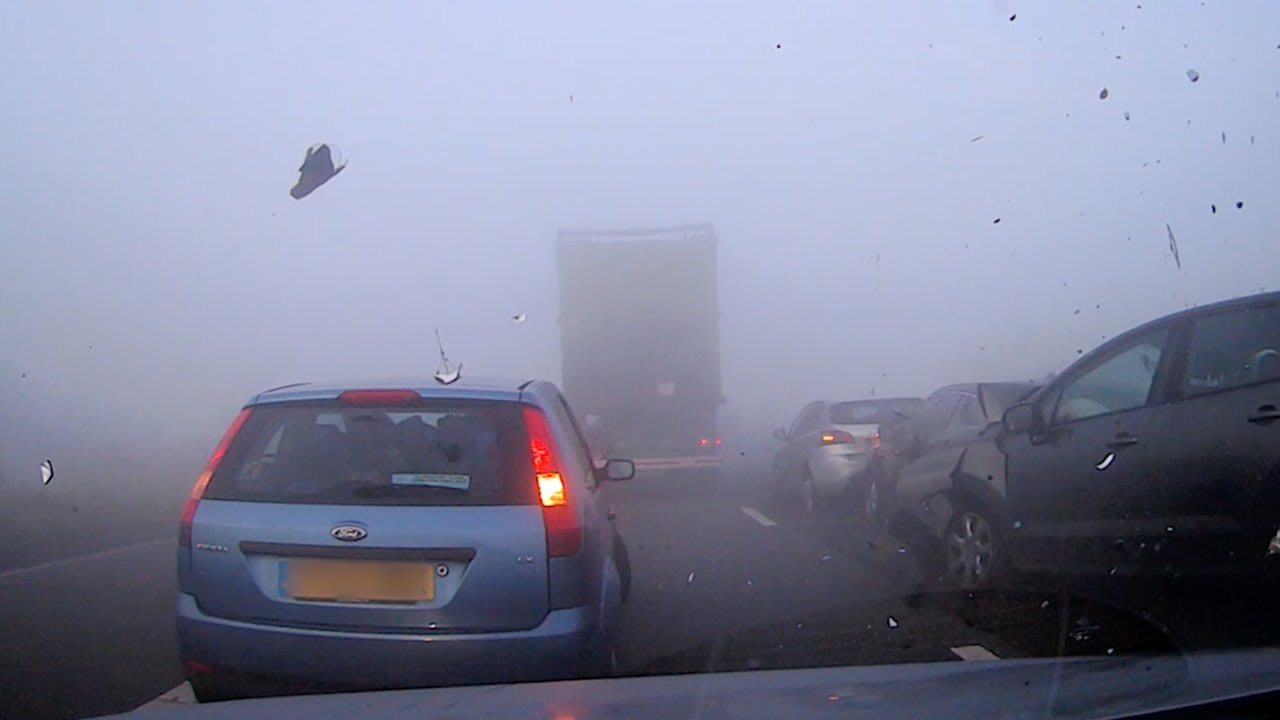
#> input picture Week_03_Scene_Enhancement/Images/fog.jpg, 1280 x 720 px, found by its file name
$ jupyter execute LAB_03_Scene_enhancement.ipynb
#> lines starting #> are read from the running program, lines starting #| are printed output that depends on the picture
# AICL 3605 - Computer Vision Lab
**Author:** Muhammad Haroon
**Registration Number:** 23108124
**Lab Session:** LAB 03: Scene enhancement using point processing techniques (Contrast enhancement SPTAIS)

**1. Contrast stretching**

[cell 1]
import cv2
import numpy as np
import matplotlib.pyplot as plt
from google.colab import files

[cell 2]
uploaded = files.upload()
#> the answer given: fog.jpg
img_path= next(iter(uploaded))
img = cv2.imread(img_path,cv2.IMREAD_GRAYSCALE)
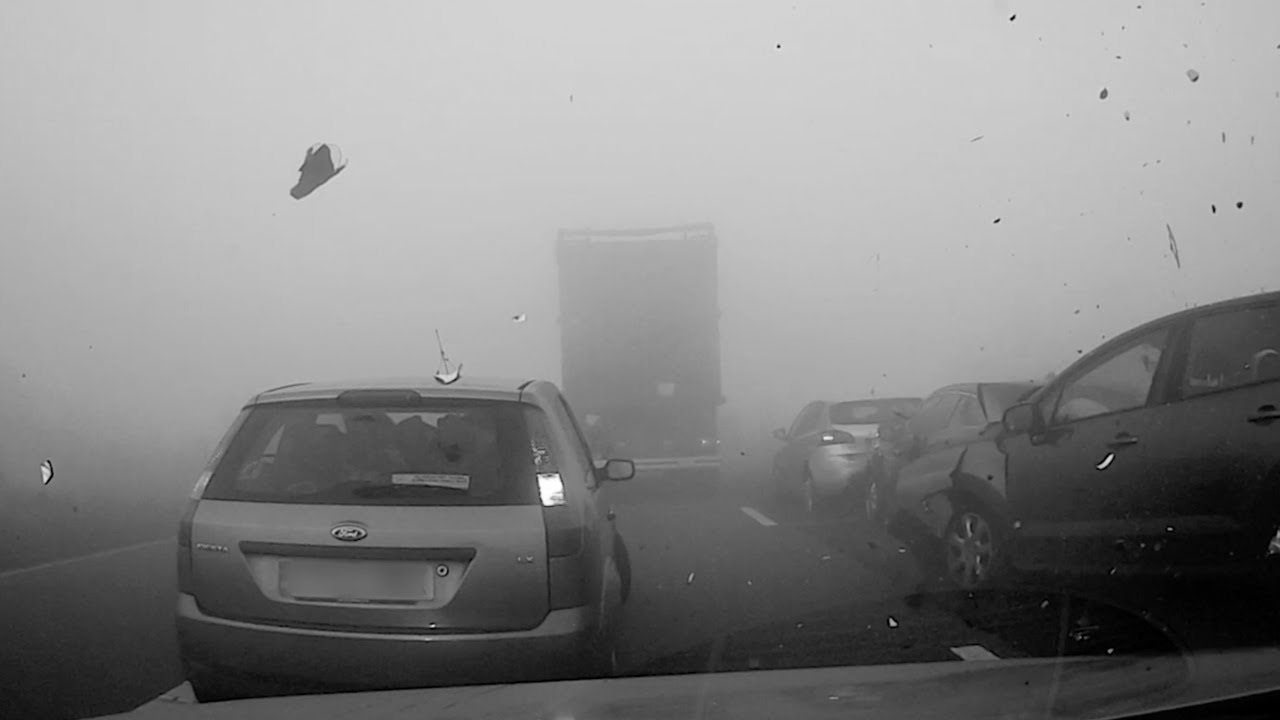
#> img: shape (720, 1280); min 0, max 255, mean 134.1

[cell 3]
min_val =np.min(img)
#> min_val = 0
max_val =np.max(img)
#> max_val = 255
stretched=((img-min_val)/(max_val-min_val))*255
stretched=stretched.astype(np.uint8)

[cell 4]
plt.figure(figsize=(10, 4))
plt.subplot(1, 2, 1)
plt.title("Original Image")
plt.imshow(img, cmap='gray')
plt.axis('off')
plt.subplot(1, 2, 2)
plt.title("Contrast Stretched")
plt.imshow(stretched, cmap='gray')
plt.axis('off')

plt.tight_layout()
plt.show()

[cell 5]
cv2.imwrite("contrasted_stretched.jpg",stretched)
files.download("contrasted_stretched.jpg")

**2. Histogram Equalization**

[cell 6]
print("Upload a grayscale image (e.g., .jpg, .png):")
uploaded = files.upload()
#> the answer given: page writting.jpg
image_path = list(uploaded.keys())[0]

# Step 2: Read the image in grayscale
img = cv2.imread(image_path, cv2.IMREAD_GRAYSCALE)
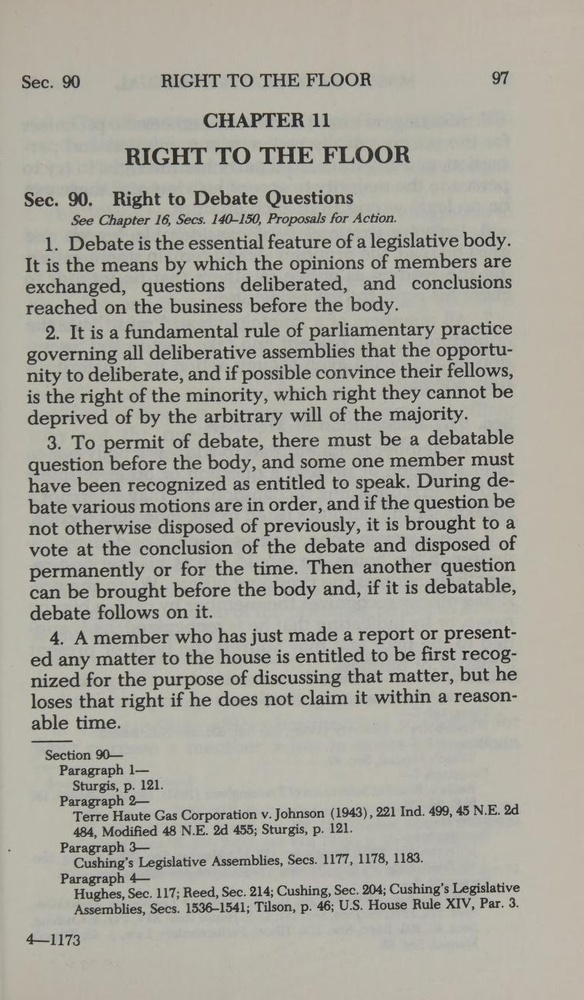
#> input picture Week_03_Scene_Enhancement/Images/page writting.jpg, 584 x 1000 px, shrunk from 759 x 1299 before the run, found by its file name
#> img: shape (1000, 584); min 13, max 210, mean 165.7

[cell 7]
equalized =cv2.equalizeHist(img)
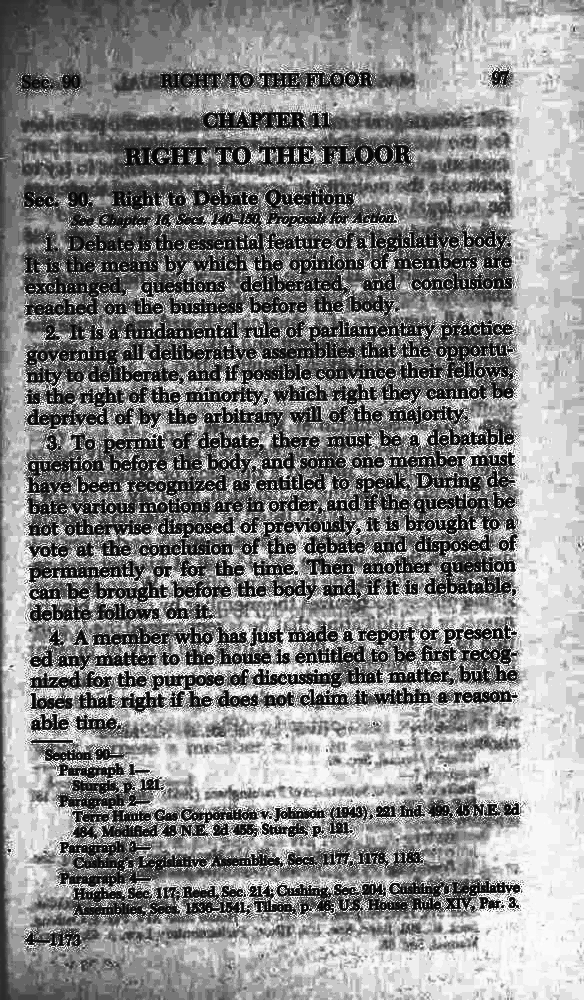
#> equalized: shape (1000, 584); min 0, max 255, mean 134.1

[cell 8]
plt.figure(figsize=(12, 5))

plt.subplot(2, 2, 1)
plt.imshow(img, cmap='gray')
plt.title("Original Image")
plt.axis('off')

plt.subplot(2, 2, 2)
plt.imshow(equalized, cmap='gray')
plt.title("Equalized Image")
plt.axis('off')

plt.subplot(2, 2, 3)
plt.hist(img.ravel(), 256, [0,256])
plt.title("Original Histogram")

plt.subplot(2, 2, 4)
plt.hist(equalized.ravel(), 256, [0,256])
plt.title("Equalized Histogram")

plt.tight_layout()
plt.show()
#> figure, not shown here; panel 3: tallest bar 54217 high, from x = 183 to 184; panel 4: tallest bar 54217 high, from x = 224 to 225

**3. Gamma Correction**

[cell 9]
uploaded = files.upload()
#> the answer given: page writting.jpg
image_path = list(uploaded.keys())[0]

[cell 10]
img=cv2.imread(image_path)
#> img is the input picture: shape (1000, 584, 3); mean B, G, R 156.4, 166.1, 168.5
img_gray =cv2.cvtColor(img, cv2.COLOR_BGR2GRAY)

[cell 11]
gamma = 2.2
gamma_corrected = np.array(255* (img_gray/255) **gamma, dtype ='uint8')

[cell 12]
plt.figure(figsize=(10, 4))
plt.subplot(1, 2, 1)
plt.imshow(img_gray, cmap='gray')
plt.title("Original Image")
plt.axis('off')
plt.subplot(1, 2, 2)
plt.imshow(gamma_corrected, cmap='gray')
plt.title(f"Gamma Corrected (y={gamma})")
plt.axis('off')
plt.tight_layout()
plt.show()

**Case Study: Medical Imaging**
A radiology department receives low-contrast chest and bone X-rays captured with suboptimal
exposure. These images make it difficult to differentiate between bone, soft tissue, and possible
pathological regions (e.g., fractures or lung lesions).

Objective:

Enhance contrast using histogram equalization to help radiologists spot tissue boundaries and
anomalies more clearly.

[cell 13]
uploaded= files.upload()
#> the answer given: page writting.jpg
path = list(uploaded.keys())[0]

[cell 14]
img =cv2.imread(path,cv2.IMREAD_GRAYSCALE)
equalized = cv2.equalizeHist(img)

[cell 15]
plt.figure(figsize=(12,4))
plt.subplot(1,3,1)
plt.imshow(img, cmap='gray'); plt.title("Original X-Ray"); plt.axis('off')
plt.subplot(1,3,2)
plt.imshow(equalized, cmap='gray'); plt.title("Equalized X-Ray"); plt.axis('off')

plt.subplot(1,3,3)
plt.hist(equalized.ravel(),256,[0,256])
plt.title("Equalized Histogram")
plt.tight_layout()
plt.show()
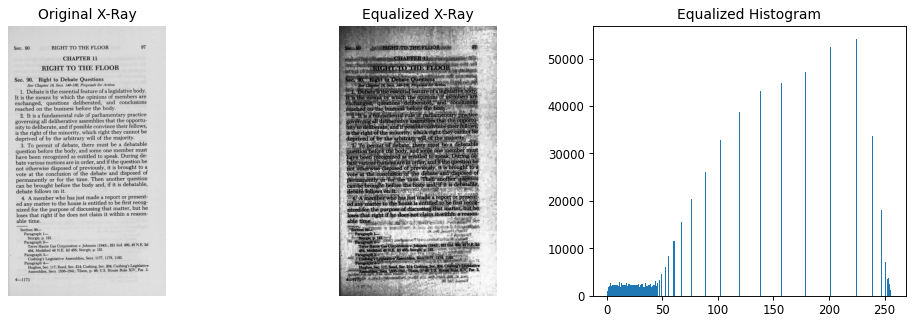
#> figure drawn by matplotlib, 3 panels; panel 3: tallest bar 54217 high, from x = 224 to 225

**Case Study: Satellite Image Enhancement**
A remote sensing team is analyzing satellite images taken under hazy or overcast conditions. The
images have poor contrast, obscuring features such as water bodies, vegetation, roads, and farmland
boundaries.

Objective:

Apply gamma correction and histogram equalization to enhance visibility of terrain and land cover
details.

[cell 16]
uploaded=files.upload()
#> the answer given: page writting.jpg
path=list(uploaded.keys())[0]

[cell 17]
img = cv2.imread(path)
gray=cv2.cvtColor(img,cv2.COLOR_BGR2GRAY)
equalized=cv2.equalizeHist(gray)
gamma =0.5
gamma_corr= np.array(255 *(gray/255)** gamma,dtype='uint8')

[cell 18]
plt.figure(figsize=(15,5))
plt.subplot(1,3,1)
plt.imshow(gray, cmap='gray'); plt.title("Original Gray"); plt.axis('off')

plt.subplot(1,3,2)
plt.imshow(equalized, cmap='gray'); plt.title("Histogram Equalized"); plt.axis('off')

plt.subplot(1,3,3)
plt.imshow(gamma_corr, cmap='gray'); plt.title(f"Gamma Corrected (γ={gamma})"); plt.axis('off')

plt.tight_layout()
plt.show()

**Case Study 3 Surveillance Video Processing**
A security surveillance system captured nighttime video footage where facial details and features are
obscured by low light. These frames make it hard for facial recognition software (and human operators)
to identify subjects.

Objective:

Use histogram equalization to enhance contrast in grayscale video frames, making facial features and
edges more distinct.

[cell 19]
uploaded = files.upload()
#> the answer given: page writting.jpg
path =list(uploaded.keys())[0]

img= cv2.imread(path,cv2.IMREAD_GRAYSCALE)
equalized =cv2.equalizeHist(img)

[cell 20]
plt.figure(figsize=(10,4))
plt.subplot(1,2,1)
plt.imshow(img, cmap='gray'); plt.title("Low-Light Frame"); plt.axis('off')

plt.subplot(1,2,2)
plt.imshow(equalized, cmap='gray'); plt.title("Equalized Frame"); plt.axis('off')

plt.tight_layout()
plt.show()

**Case Study : Document Image Enhancement (OCR Preparation)**
An archival digitization project involves scanning hundreds of old, low-quality paper documents.
These scanned documents have poor contrast, faded ink, and uneven lighting, which reduces the
accuracy of OCR (Optical Character Recognition) systems.

Objective:

Use adaptive histogram equalization (CLAHE) to enhance contrast locally and prepare the images
for better OCR results.

[cell 21]
uploaded = files.upload()
#> the answer given: page writting.jpg
path = list(uploaded.keys())[0]

[cell 22]
img = cv2.imread(path)
gray = cv2.cvtColor(img, cv2.COLOR_BGR2GRAY)

[cell 23]
clahe = cv2.createCLAHE(clipLimit=2.0, tileGridSize=(8, 8))

[cell 24]
enhanced = clahe.apply(gray)
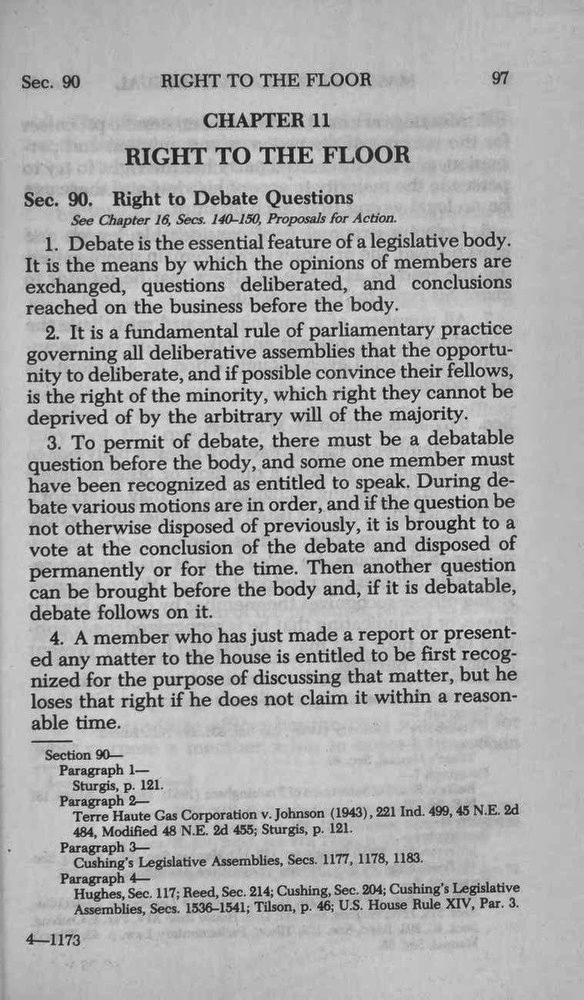
#> enhanced: shape (1000, 584); min 8, max 230, mean 170.8

[cell 25]
plt.figure(figsize=(10, 4))
plt.subplot(1, 2, 1)
plt.imshow(gray, cmap='gray'); plt.title("Original Scan"); plt.axis('off')

plt.subplot(1, 2, 2)
plt.imshow(enhanced, cmap='gray'); plt.title("CLAHE Enhanced"); plt.axis('off')
plt.tight_layout()
plt.show()

**Case Study 5: Foggy Road Image Enhancement for Driver Assistance**
An automotive AI system receives input from a dashcam driving in foggy or rainy conditions. Road
signs, lane markings, and pedestrians are barely visible due to low visibility and reduced contrast.

Objective:

Apply contrast stretching (min-max normalization) to improve visibility of objects in foggy images
for better perception and driver assistance.

[cell 26]
uploaded = files.upload()
#> the answer given: page writting.jpg
path = list(uploaded.keys())[0]

[cell 27]
img = cv2.imread(path)
gray = cv2.cvtColor(img, cv2.COLOR_BGR2GRAY)

[cell 28]
min_val = np.min(gray)
#> min_val = 13
max_val = np.max(gray)
#> max_val = 210
stretched = ((gray - min_val) / (max_val - min_val) * 255).astype('uint8')
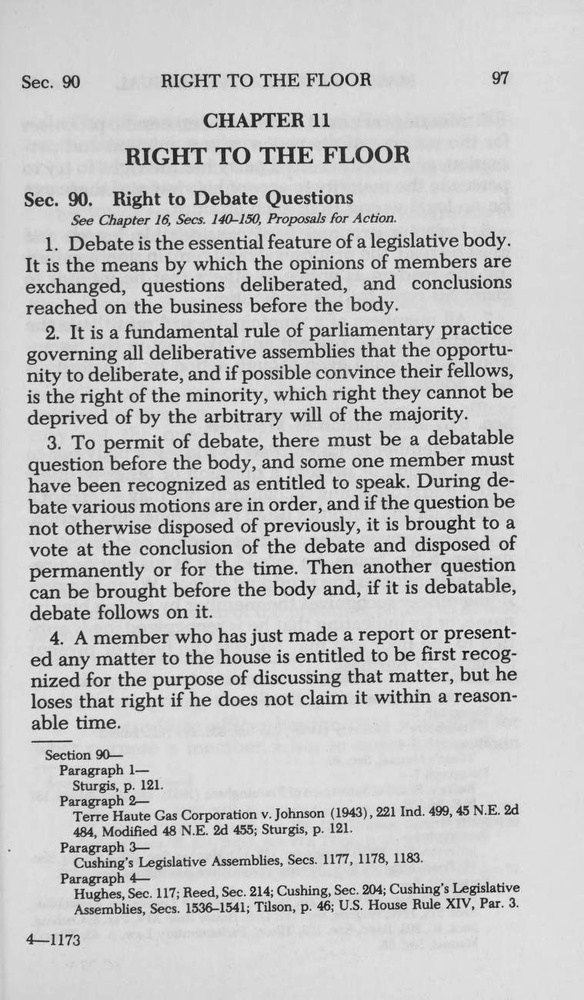
#> stretched: shape (1000, 584); min 0, max 255, mean 197.2

[cell 29]
gamma = 0.4
gamma_corrected = np.array(255 * (stretched / 255) ** gamma, dtype='uint8')
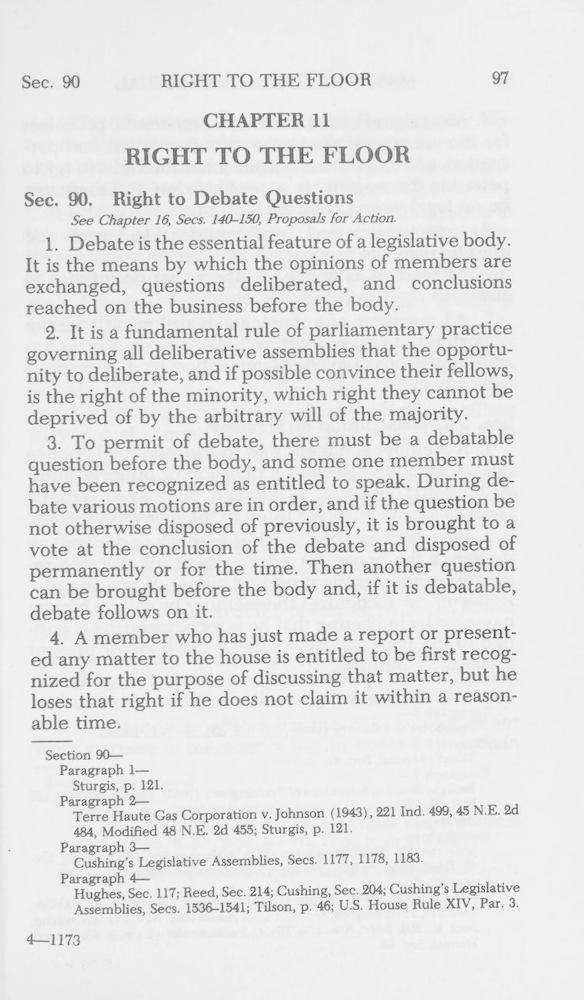
#> gamma_corrected: shape (1000, 584); min 0, max 255, mean 227.1

[cell 30]
plt.figure(figsize=(12, 4))
plt.subplot(1, 3, 1)
plt.imshow(gray, cmap='gray'); plt.title("Original Foggy"); plt.axis('off')

plt.subplot(1, 3, 2)
plt.imshow(stretched, cmap='gray'); plt.title("Contrast Stretched"); plt.axis('off')

plt.subplot(1, 3, 3)
plt.imshow(gamma_corrected, cmap='gray'); plt.title(f"Gamma Corrected (γ={gamma})");
plt.axis('off')

plt.tight_layout()
plt.show()
